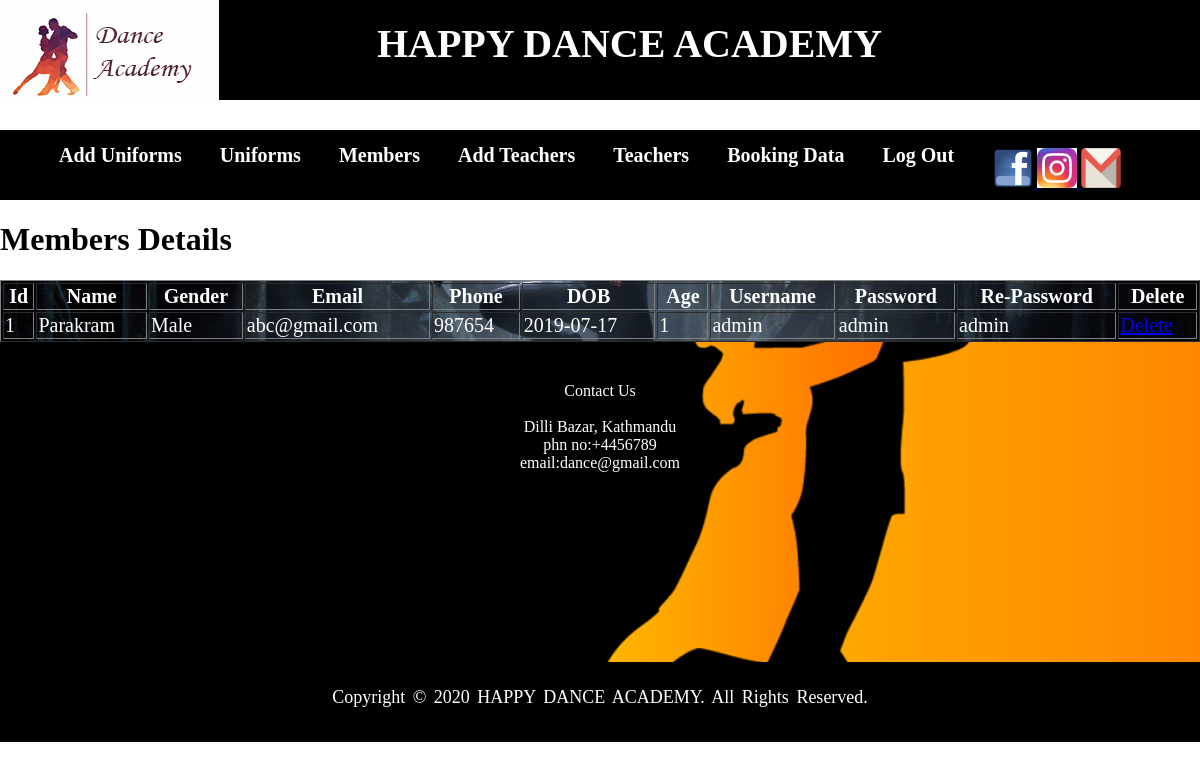
/membersdetails.php, run on an earlier commit of the app's database.
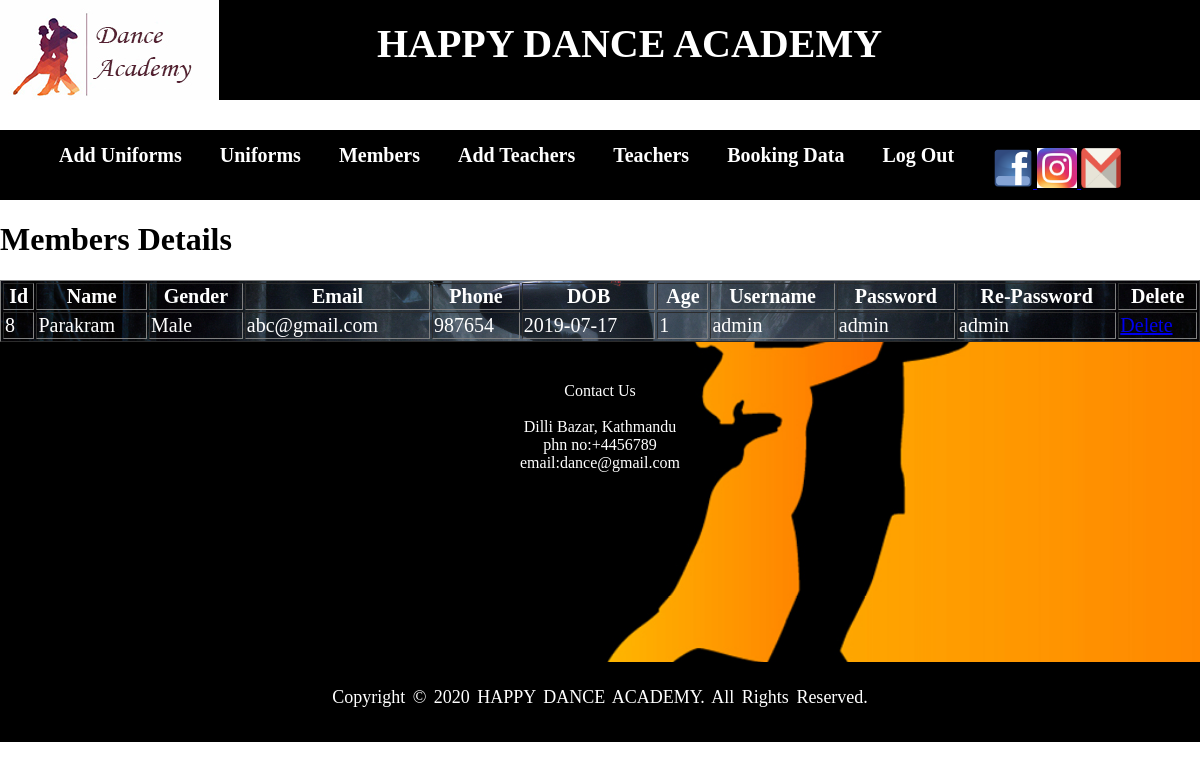
And on a later commit of the database.
### tables this page shows
CREATE TABLE `users` (
  `id` int(20) NOT NULL,
  `full_name` varchar(100) NOT NULL,
  `Gender` varchar(100) NOT NULL,
  `email` varchar(100) NOT NULL,
  `phone` varchar(100) NOT NULL,
  `dob` varchar(100) NOT NULL,
  `username` varchar(100) NOT NULL,
  `password` varchar(100) NOT NULL,
  `re-password` varchar(100) NOT NULL
);

### membersdetails.php (the view, shortened to what this page needs)
<!DOCTYPE html>
<html lang="en">
	<head>
		<link href="dance2.css" rel="stylesheet" type="text/css" />
	</head>
	<body>
		<div id="top">
			<a href="index.php"> <img src="images/logo.jpg" /></a>
			<h1 id='head'>HAPPY DANCE ACADEMY</h1> <br/>
		</div>
		<header>
			<nav>
				<ul>
					<li><a href="uniforms.php" id="head">Add Uniforms</a> </li>
					<li><a href="uniformsdetails.php">Uniforms</a> </li>
					<li><a href="membersdetails.php"> Members </a> </li>
					<li><a href="addstaffs.php"> Add Teachers </a> </li>
					<li><a href="staffs.php">Teachers</a> </li>
					<li><a href="bookingtable.php">Booking Data</a> </li>
					<li><a href="logout.php"> Log Out </a> </li>
				</ul>
				<a> Follow us at:</a>
				<a href="https://www.facebook.com/ElectricCarsReport/" target="blank">
				<img src="images/facebook.png" width="40" height="40" /> </a>
				<a href="https://www.instagram.com/lucypet" target="blank">
				<img src="images/instagram.jpg" width="40" height="40" /> </a>
				<a href="https://www.gmail.com" target="blank">
				<img src="images/gmail.png" width="40" height="40" /> </a>
			</nav>
		</header>
		 <?php
		include 'connect.php';
		$qry_sel = "SELECT *, YEAR(Current_Date)-YEAR(dob) as age FROM users";
		$result = $conn->query($qry_sel);
		if($result->num_rows > 0)
		{
		echo "<table border='1'  id='registration' width='100%'>
		<h1 > Members Details </h1>
		      <tr>
			  <th>Id</th>
			  <th>Name</th>
			  <th>Gender</th>
			  <th>Email</th>
			  <th>Phone</th>
			  <th>DOB</th>
			  <th>Age</th>
			  <th>Username</th>
			   <th>Password</th>
			   <th>Re-Password</th>
			  <th>Delete</th>
			  </tr>";
		while($data = $result->fetch_assoc())
		{
		echo "<tr>
		       <td>".$data['id'].
		     "</td><td>".$data['full_name'].
			 "</td><td>".$data['Gender'].
			 "</td><td>".$data['email'].
			 "</td><td>".$data['phone'].
			 "</td><td>".$data['dob'].
			 "</td><td>".$data['age'].
		     "</td><td>".$data['username'].
		     "</td><td>".$data['password'].
		     "</td><td>".$data['re-password'].
		     "</td>
			 <td><a href='userdelete.php?id=$data[id]'>Delete</a></td>
			 </tr>";
		}
		echo "</table>";
		}
		else
		{
			echo "No data";
		}
		?>
		<footer>
			<div class="main-footer">
				<div class="firstdivision">
		        	<div class="foot-topic">Contact Us</div>
		        <br> Dilli Bazar, Kathmandu
		        <br>phn no:+4456789 <br>email:dance@gmail.com</div>
		  	</div>
		 	<div class="secondfooter">
		    	Copyright &copy; 2020 HAPPY DANCE ACADEMY. All Rights Reserved.
		    </div>
		</footer>
	</body>
</html>

### dance2.css (style rules this page uses)
body { margin:auto; height:100%; width:100%; }
#top { height:100px; background-color:black; color: white; text-align:center; }
#top img { float:left; }
#top h1 { margin-right: 160px; margin-top: 0px; padding-top: 20px; font-size:40px; }
header { width:100%; top:50px; margin:auto; background-color:#FFFFFF; }
nav { width:100%; height:70px; margin:auto; margin-top:30px; background:black; }
nav ul { list-style-type:none; margin:auto; }
nav ul li { float:left; padding:14px; margin:auto; }
nav ul li a { color:white; font-size:20px; font-weight:600; text-decoration:none; padding:5px; }
#registration { color:white; background-image:url("images/3.jpg"); background-repeat:no-repeat; background-position:center; background-size:100%; font-size:20px; }
* { box-sizing:border-box }
footer { width : 100%; height : 400px; margin : auto; padding : 0; background : #efefef; font-family:Comic Sans MS; }
.secondfooter { height : 80px; background-color : #000; color : white; text-align : center; padding-top : 25px; font-family : "Century Gothic"; font-size : 18px; word-spacing : 3px; }
.main-footer { background-image : url(images/foot.jpg); background-size : cover; background-attachment : fixed; background-repeat : no-repeat; padding : 40px; color : white; font-size:16px; text-align : center; height : 320px; }

What changed in the data, as far as the page shows it:
removed users: id "1", full_name "Parakram", Gender "Male", email "abc@gmail.com", phone "987654", dob "2019-07-17", age "1", username "admin", password "admin", value "admin"
added users: id "8", full_name "Parakram", Gender "Male", email "abc@gmail.com", phone "987654", dob "2019-07-17", age "1", username "admin", password "admin", value "admin"
